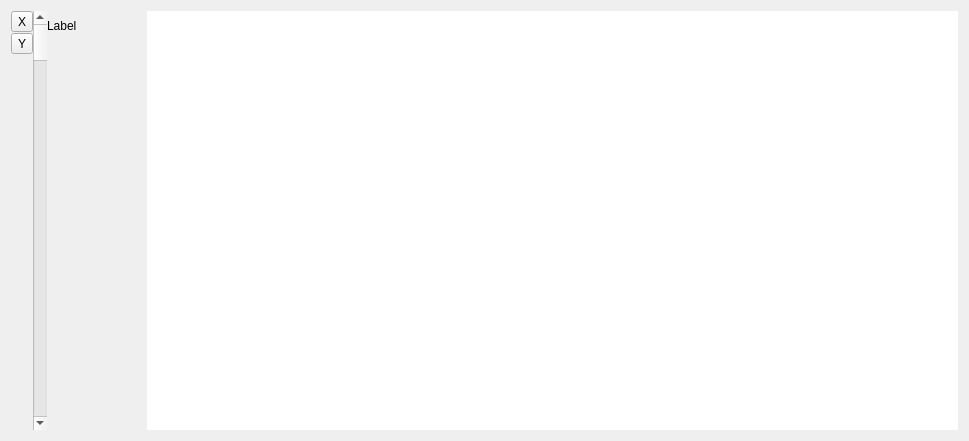
<?xml version="1.0" encoding="UTF-8"?>
<ui version="4.0">
 <class>TimelineWidget</class>
 <widget class="QWidget" name="TimelineWidget">
  <property name="geometry">
   <rect>
    <x>0</x>
    <y>0</y>
    <width>969</width>
    <height>441</height>
   </rect>
  </property>
  <property name="sizePolicy">
   <sizepolicy hsizetype="Preferred" vsizetype="Preferred">
    <horstretch>0</horstretch>
    <verstretch>0</verstretch>
   </sizepolicy>
  </property>
  <property name="windowTitle">
   <string>Form</string>
  </property>
  <property name="styleSheet">
   <string notr="true"/>
  </property>
  <layout class="QGridLayout" name="gridLayout">
   <property name="spacing">
    <number>0</number>
   </property>
   <item row="2" column="3">
    <widget class="QGraphicsView" name="graphicsView">
     <property name="frameShape">
      <enum>QFrame::NoFrame</enum>
     </property>
     <property name="verticalScrollBarPolicy">
      <enum>Qt::ScrollBarAlwaysOff</enum>
     </property>
     <property name="horizontalScrollBarPolicy">
      <enum>Qt::ScrollBarAlwaysOff</enum>
     </property>
    </widget>
   </item>
   <item row="0" column="1" rowspan="3">
    <widget class="QScrollBar" name="verticalScrollBar">
     <property name="orientation">
      <enum>Qt::Vertical</enum>
     </property>
    </widget>
   </item>
   <item row="0" column="3">
    <widget class="QGraphicsView" name="header">
     <property name="enabled">
      <bool>true</bool>
     </property>
     <property name="sizePolicy">
      <sizepolicy hsizetype="Expanding" vsizetype="Fixed">
       <horstretch>0</horstretch>
       <verstretch>0</verstretch>
      </sizepolicy>
     </property>
     <property name="minimumSize">
      <size>
       <width>0</width>
       <height>30</height>
      </size>
     </property>
     <property name="maximumSize">
      <size>
       <width>16777215</width>
       <height>30</height>
      </size>
     </property>
     <property name="sizeIncrement">
      <size>
       <width>0</width>
       <height>0</height>
      </size>
     </property>
     <property name="baseSize">
      <size>
       <width>0</width>
       <height>0</height>
      </size>
     </property>
     <property name="frameShape">
      <enum>QFrame::NoFrame</enum>
     </property>
     <property name="verticalScrollBarPolicy">
      <enum>Qt::ScrollBarAlwaysOff</enum>
     </property>
     <property name="horizontalScrollBarPolicy">
      <enum>Qt::ScrollBarAlwaysOff</enum>
     </property>
    </widget>
   </item>
   <item row="0" column="0" rowspan="3" alignment="Qt::AlignTop">
    <widget class="QFrame" name="frame">
     <property name="frameShape">
      <enum>QFrame::NoFrame</enum>
     </property>
     <property name="frameShadow">
      <enum>QFrame::Raised</enum>
     </property>
     <layout class="QVBoxLayout" name="verticalLayout">
      <property name="spacing">
       <number>1</number>
      </property>
      <property name="leftMargin">
       <number>0</number>
      </property>
      <property name="topMargin">
       <number>0</number>
      </property>
      <property name="rightMargin">
       <number>0</number>
      </property>
      <property name="bottomMargin">
       <number>0</number>
      </property>
      <item alignment="Qt::AlignTop">
       <widget class="QToolButton" name="toolButton">
        <property name="text">
         <string>X</string>
        </property>
       </widget>
      </item>
      <item>
       <widget class="QToolButton" name="toolButton_2">
        <property name="text">
         <string>Y</string>
        </property>
       </widget>
      </item>
     </layout>
    </widget>
   </item>
   <item row="2" column="2">
    <widget class="QScrollArea" name="scrollArea">
     <property name="sizePolicy">
      <sizepolicy hsizetype="Minimum" vsizetype="Expanding">
       <horstretch>0</horstretch>
       <verstretch>0</verstretch>
      </sizepolicy>
     </property>
     <property name="minimumSize">
      <size>
       <width>100</width>
       <height>0</height>
      </size>
     </property>
     <property name="maximumSize">
      <size>
       <width>100</width>
       <height>16777215</height>
      </size>
     </property>
     <property name="frameShape">
      <enum>QFrame::NoFrame</enum>
     </property>
     <property name="lineWidth">
      <number>0</number>
     </property>
     <property name="verticalScrollBarPolicy">
      <enum>Qt::ScrollBarAlwaysOff</enum>
     </property>
     <property name="widgetResizable">
      <bool>true</bool>
     </property>
     <widget class="QWidget" name="scrollAreaWidgetContents">
      <property name="geometry">
       <rect>
        <x>0</x>
        <y>0</y>
        <width>100</width>
        <height>387</height>
       </rect>
      </property>
      <property name="minimumSize">
       <size>
        <width>0</width>
        <height>0</height>
       </size>
      </property>
      <property name="maximumSize">
       <size>
        <width>16777215</width>
        <height>16777215</height>
       </size>
      </property>
      <layout class="QVBoxLayout" name="verticalLayout_2">
       <property name="spacing">
        <number>0</number>
       </property>
       <property name="leftMargin">
        <number>0</number>
       </property>
       <property name="topMargin">
        <number>0</number>
       </property>
       <property name="rightMargin">
        <number>0</number>
       </property>
       <property name="bottomMargin">
        <number>0</number>
       </property>
      </layout>
     </widget>
    </widget>
   </item>
   <item row="0" column="2">
    <widget class="QLabel" name="label">
     <property name="text">
      <string>Label</string>
     </property>
    </widget>
   </item>
  </layout>
 </widget>
 <resources/>
 <connections/>
</ui>
